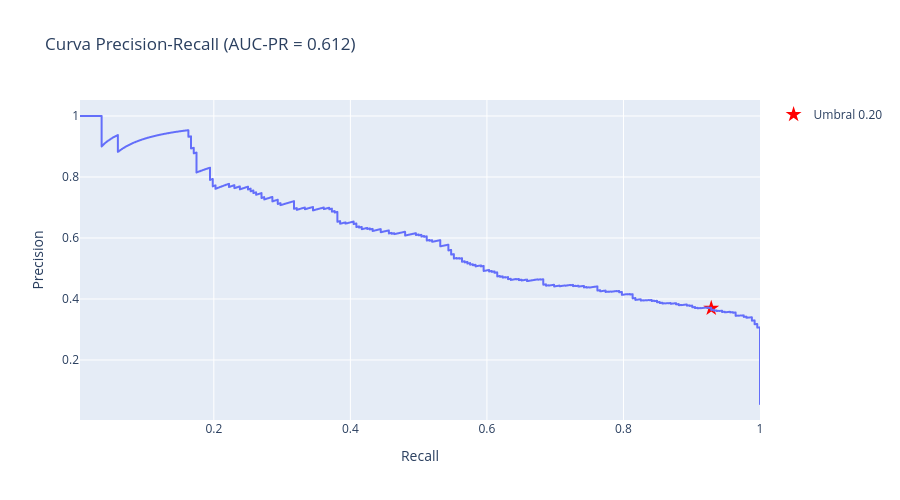

The cell this chart's notebook holds for it:
### Markdown cell above
### Curva Precision - Recall

### Code cell
precision_curve, recall_curve, thresholds = precision_recall_curve(y_test, probabilidades)
auc_pr = average_precision_score(y_test, probabilidades)

df_curve = pd.DataFrame({
    'precision': precision_curve[:-1],
    'recall': recall_curve[:-1],
    'umbral': thresholds
})

fig = px.line(
    df_curve,
    x='recall',
    y='precision',
    title=f'Curva Precision-Recall (AUC-PR = {auc_pr:.3f})',
    labels={
        'recall': 'Recall',
        'precision': 'Precision'
    },
    hover_data=['umbral']
)

# Marcamos el umbral elegido
umbral_elegido = df_curve.iloc[(df_curve['umbral'] - 0.20).abs().argsort()[:1]]
fig.add_scatter(
    x=umbral_elegido['recall'],
    y=umbral_elegido['precision'],
    mode='markers',
    marker=dict(size=12, color='red', symbol='star'),
    name='Umbral 0.20'
)

fig.update_layout(height=500)
fig.show()

print(f"AUC-PR: {auc_pr:.3f}")
p = umbral_elegido['precision'].values[0]
r = umbral_elegido['recall'].values[0]
print(f"En umbral 0.20: Precision={p:.3f}, Recall={r:.3f}")

### Figure 1 — Plotly figure (JSON) as saved in the notebook; plotly's stock layout.template omitted (floating-point values rounded to 4 significant figures; data arrays with more than 128 entries replaced by an {"elided": "..."} marker saying what was removed)
{"data": [{"customdata": {"elided": "2949x1 float values"}, "hovertemplate": "Recall=%{x}<br>Precision=%{y}<br>umbral=%{customdata[0]}<extra></extra>", "legendgroup": "", "line": {"color": "#636efa", "dash": "solid"}, "marker": {"symbol": "circle"}, "mode": "lines", "name": "", "showlegend": false, "type": "scattergl", "x": {"elided": "2949 float values"}, "xaxis": "x", "y": {"elided": "2949 float values"}, "yaxis": "y"}, {"marker": {"color": "red", "size": 12, "symbol": "star"}, "mode": "markers", "name": "Umbral 0.20", "type": "scatter", "x": [0.9286], "y": [0.3697]}], "layout": {"height": 500, "legend": {"tracegroupgap": 0}, "title": {"text": "Curva Precision-Recall (AUC-PR = 0.612)"}, "xaxis": {"anchor": "y", "domain": [0, 1], "title": {"text": "Recall"}}, "yaxis": {"anchor": "x", "domain": [0, 1], "title": {"text": "Precision"}}}}
